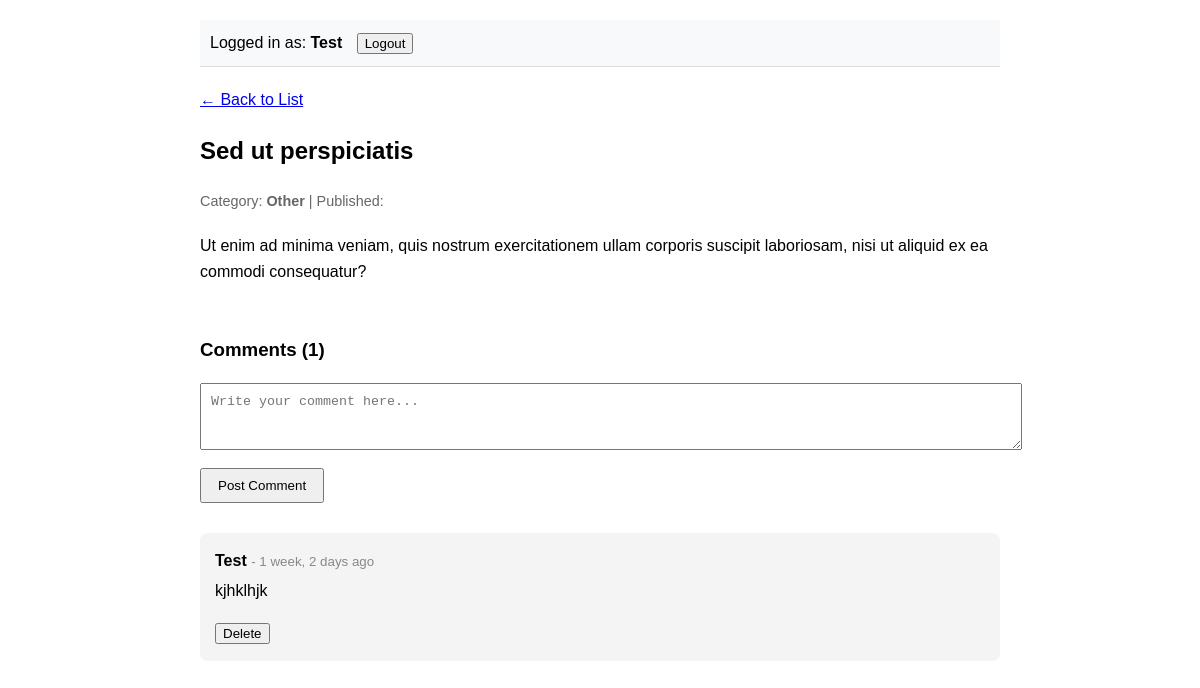
/articles/1 (signed in), run on the app's committed database.
### blog/models.py (models this page shows, shortened)
class Article(models.Model):
    id = models.AutoField(primary_key=True)
    title = models.CharField(max_length=255)
    content = models.TextField()
    publish_date = models.DateTimeField(auto_now_add=True)
    category = models.ForeignKey(
        Category, on_delete=models.CASCADE, related_name="articles"
    )

class Category(models.Model):
    id = models.AutoField(primary_key=True)
    name = models.CharField(max_length=255)
    description = models.TextField()

class Comment(models.Model):
    id = models.AutoField(primary_key=True)
    text = models.TextField()
    posted_at = models.DateTimeField(auto_now_add=True)
    author = models.ForeignKey(User, on_delete=models.CASCADE)
    article = models.ForeignKey(
        Article, on_delete=models.CASCADE, related_name="comments"
    )

### blog/views.py (the view)
# urls.py: path("articles/<int:article_id>", views.article_details, name="article_details"),
def article_details(request, article_id):
    article = Article.objects.filter(id=article_id).first()
    comments = article.comments.all().order_by("-posted_at")
    if request.method == "POST":
        if not request.user.is_authenticated:
            return redirect("login")
        form = CommentForm(request.POST)
        if form.is_valid():
            comment = form.save(commit=False)
            comment.article = article
            comment.author = request.user
            comment.save()
            return redirect("article_details", article_id=article.id)
    else:
        form = CommentForm()
    return render(
        request,
        "article_details.html",
        {"article": article, "comments": comments, "form": form},
    )

### blog/forms.py
class CommentForm(forms.ModelForm):
    class Meta:
        model = Comment
        fields = ["text"]
        widgets = {
            "text": forms.Textarea(
                attrs={
                    "placeholder": "Write your comment here...",
                    "rows": 3,
                    "style": "width: 100%; padding: 10px;",
                }
            ),
        }

### blog/templates/article_details.html (shortened to what this page needs)
{% extends 'base.html' %}
{% block content %}
<a href="{% url 'article_list' %}">← Back to List</a>
<article>
  <h1>{{ article.title }}</h1>
  <div class="meta">
    <span>Category: <strong>{{ article.category.name }}</strong></span> |
    <span>Published: {{ article.pub_date|date:"F j, Y" }}</span>
  </div>
  <div class="content" style="margin-top: 20px">
    {{ article.content|linebreaks }}
  </div>
</article>
<section style="margin-top: 50px;">
  <h3>Comments ({{ comments.count }})</h3>
  {% if user.is_authenticated %}
      <form method="post" style="margin-bottom: 30px;">
          {{ form.text }}
          <br>
          <button type="submit" style="margin-top: 10px; padding: 8px 16px;">Post Comment</button>
      </form>
  {% else %}
      <p><em>Please <a href="{% url 'login' %}">log in</a> to leave a comment.</em></p>
  {% endif %}
  {% for comment in comments %}
      <div style="background: #f4f4f4; padding: 15px; border-radius: 8px; margin-bottom: 10px; position: relative;">
          <p style="margin: 0;"><strong>{{ comment.author.username }}</strong>
             <small style="color: #888;">- {{ comment.posted_at|timesince }} ago</small>
          </p>
          <p style="margin-top: 5px;">{{ comment.text }}</p>
          {% if comment.author == user %}
          <form action="{% url 'comment_delete' comment.id %}" method="post" style="display:inline;">
            <button type="submit">
              Delete
            </button>
          </form>
          {% endif %}
      </div>
  {% empty %}
      <p>No comments yet.</p>
  {% endfor %}
</section>
{% endblock %}

### blog/templates/base.html (shortened to what this page needs)
<!doctype html>
<html lang="en">
  <head>
  </head>
  <body>
    <header class="header">
      {% if user.is_authenticated %}
        <span>
          Logged in as: <strong>{{user.username}}</strong>
        </span>
        <form action="{% url 'logout' %}" method="post" style="display: inline; margin-left: 10px;">
          <button type="submit">Logout</button>
        </form>
      {% else %}
      <a href="{% url 'login' %}">Login</a> |
      <a href="{% url 'signup' %}">Sign Up</a>
      {% endif %}
    </header>
    <main>{% block content %} {% endblock %}</main>
  </body>
</html>

### blog/templates/base.html (style rules this page uses)
body { font-family: sans-serif; line-height: 1.6; max-width: 800px; margin: 0 auto; padding: 20px; }
button { cursor: pointer; }
.meta { color: #666; font-size: 0.9em; }
.header { background: #f8f9fa; padding: 10px; margin-bottom: 20px; border-bottom: 1px solid #ddd; }

### data on the page
Article: title "Sed ut perspiciatis", category.name "Other", content "Ut enim ad minima veniam, quis nostrum exercitationem ullam corporis suscipit laboriosam, nisi ut aliquid ex ea commodi consequatur?"
Comment: author.username "Test", posted_at "1 week, 2 days", text "kjhklhjk", shows "Delete"

### other printed values
{{ user.username }} "Test"
{{ comments.count }} "1"
